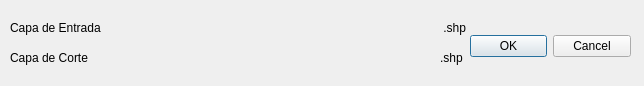
<?xml version="1.0" encoding="UTF-8"?>
<ui version="4.0">
 <class>Capacorte</class>
 <widget class="QDialog" name="Capacorte">
  <property name="geometry">
   <rect>
    <x>0</x>
    <y>0</y>
    <width>644</width>
    <height>86</height>
   </rect>
  </property>
  <property name="windowTitle">
   <string>Procesos de Red Hidrica</string>
  </property>
  <widget class="QDialogButtonBox" name="button_box">
   <property name="geometry">
    <rect>
     <x>470</x>
     <y>30</y>
     <width>161</width>
     <height>32</height>
    </rect>
   </property>
   <property name="orientation">
    <enum>Qt::Horizontal</enum>
   </property>
   <property name="standardButtons">
    <set>QDialogButtonBox::Cancel|QDialogButtonBox::Ok</set>
   </property>
  </widget>
  <widget class="QLabel" name="label">
   <property name="geometry">
    <rect>
     <x>10</x>
     <y>20</y>
     <width>91</width>
     <height>16</height>
    </rect>
   </property>
   <property name="text">
    <string>Capa de Entrada</string>
   </property>
  </widget>
  <widget class="QLabel" name="label_2">
   <property name="geometry">
    <rect>
     <x>10</x>
     <y>50</y>
     <width>81</width>
     <height>16</height>
    </rect>
   </property>
   <property name="text">
    <string>Capa de Corte</string>
   </property>
  </widget>
  <widget class="QgsFileWidget" name="capaentrada">
   <property name="geometry">
    <rect>
     <x>110</x>
     <y>10</y>
     <width>321</width>
     <height>27</height>
    </rect>
   </property>
   <property name="filter">
    <string/>
   </property>
  </widget>
  <widget class="QLabel" name="label_5">
   <property name="geometry">
    <rect>
     <x>440</x>
     <y>20</y>
     <width>31</width>
     <height>16</height>
    </rect>
   </property>
   <property name="text">
    <string> .shp</string>
   </property>
  </widget>
  <widget class="QgsFileWidget" name="capacorte">
   <property name="geometry">
    <rect>
     <x>110</x>
     <y>40</y>
     <width>321</width>
     <height>27</height>
    </rect>
   </property>
   <property name="storageMode">
    <enum>QgsFileWidget::GetFile</enum>
   </property>
  </widget>
  <widget class="QLabel" name="label_7">
   <property name="geometry">
    <rect>
     <x>440</x>
     <y>50</y>
     <width>31</width>
     <height>16</height>
    </rect>
   </property>
   <property name="text">
    <string>.shp</string>
   </property>
  </widget>
 </widget>
 <customwidgets>
  <customwidget>
   <class>QgsFileWidget</class>
   <extends>QWidget</extends>
   <header>qgsfilewidget.h</header>
  </customwidget>
 </customwidgets>
 <resources/>
 <connections>
  <connection>
   <sender>button_box</sender>
   <signal>accepted()</signal>
   <receiver>Capacorte</receiver>
   <slot>accept()</slot>
   <hints>
    <hint type="sourcelabel">
     <x>20</x>
     <y>20</y>
    </hint>
    <hint type="destinationlabel">
     <x>20</x>
     <y>20</y>
    </hint>
   </hints>
  </connection>
  <connection>
   <sender>button_box</sender>
   <signal>rejected()</signal>
   <receiver>Capacorte</receiver>
   <slot>reject()</slot>
   <hints>
    <hint type="sourcelabel">
     <x>20</x>
     <y>20</y>
    </hint>
    <hint type="destinationlabel">
     <x>20</x>
     <y>20</y>
    </hint>
   </hints>
  </connection>
 </connections>
</ui>
